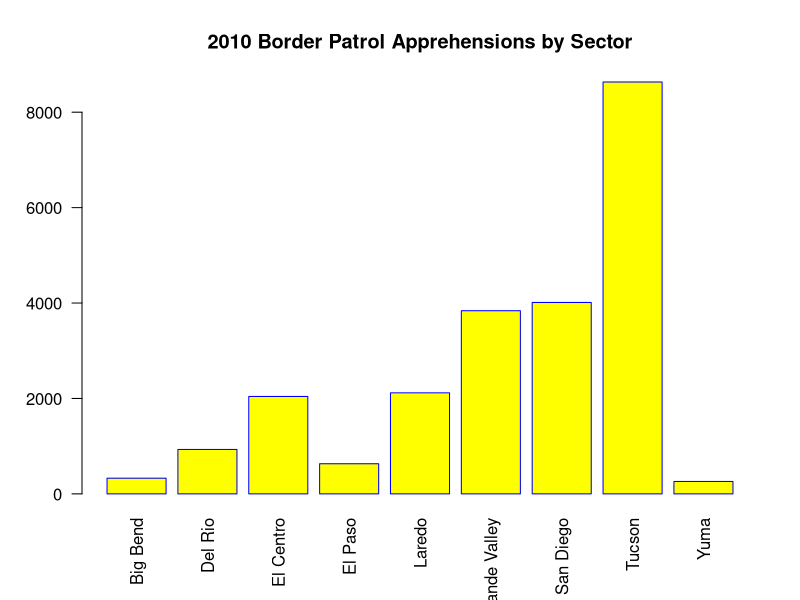
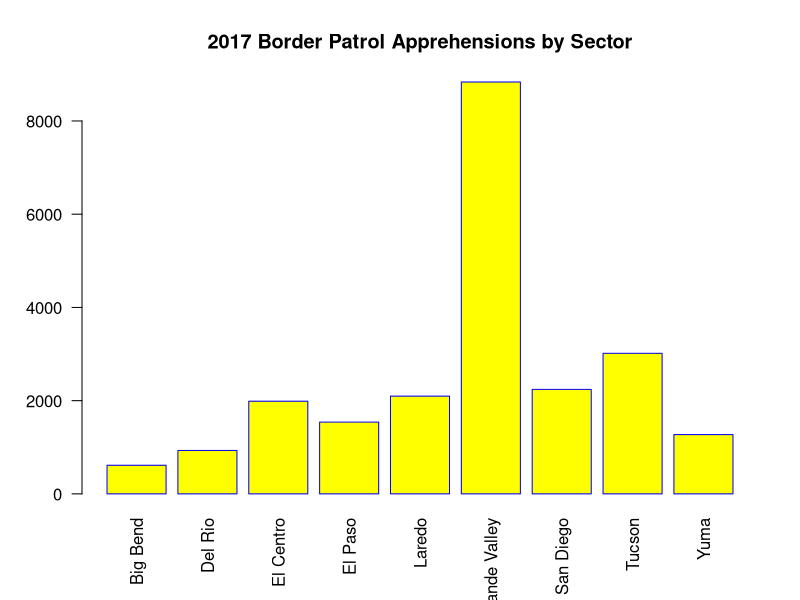
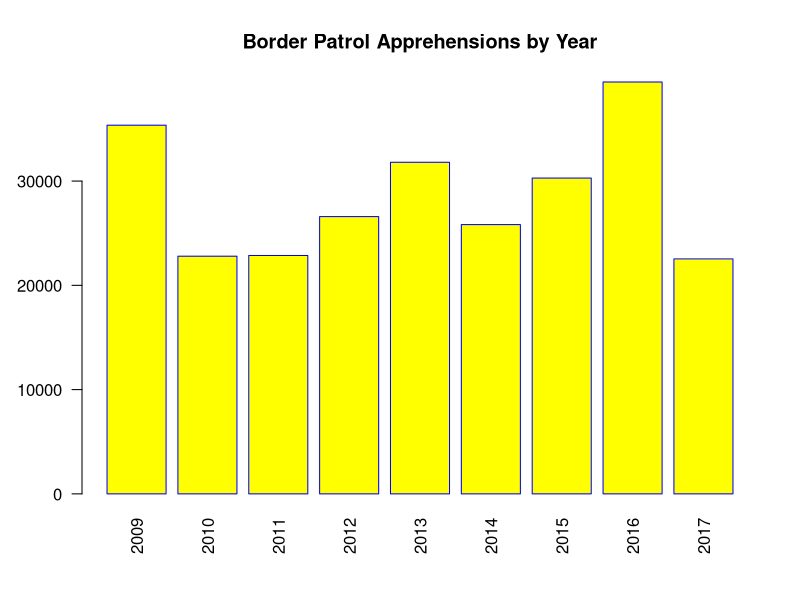
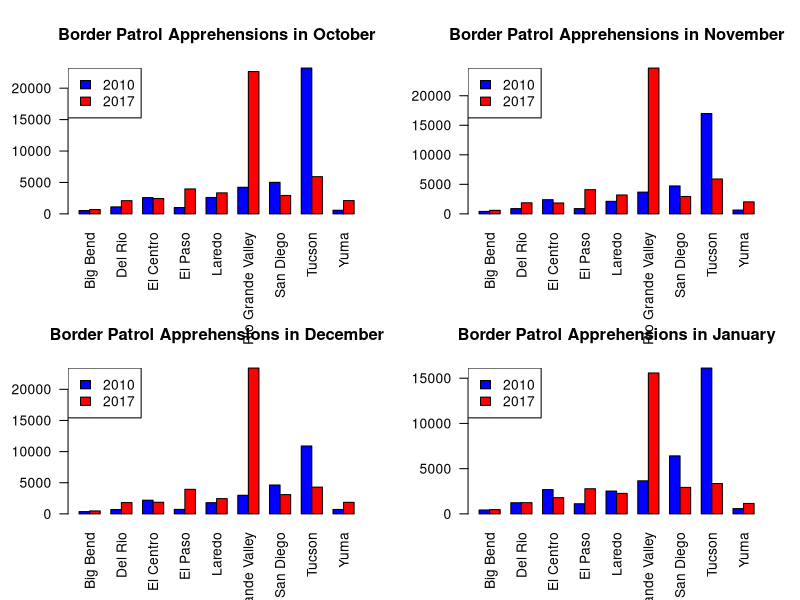
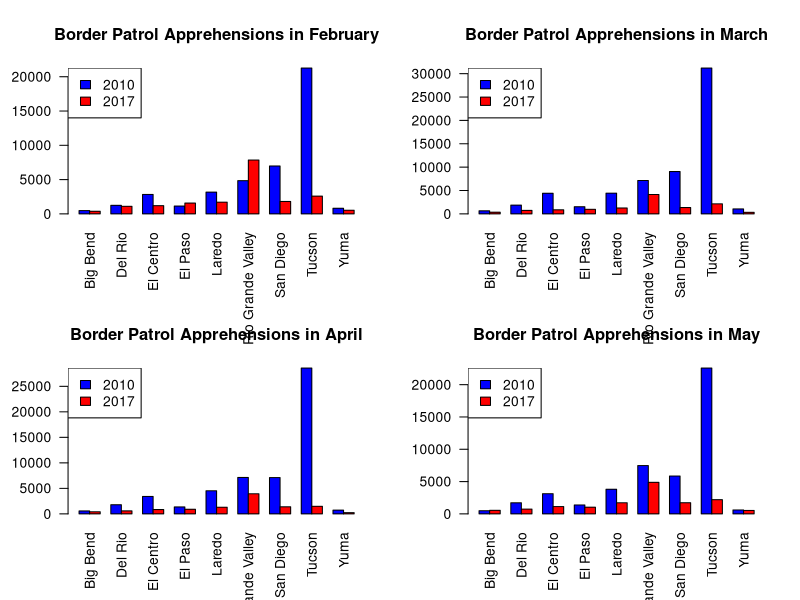
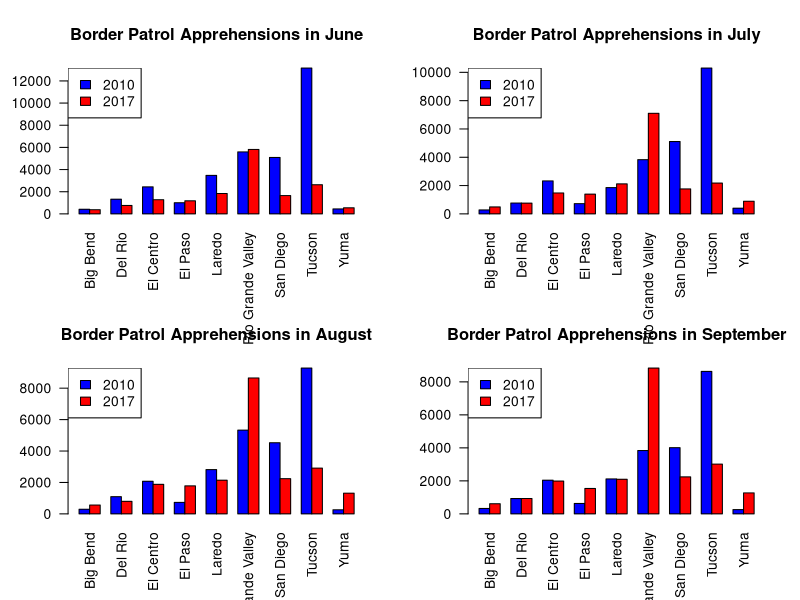
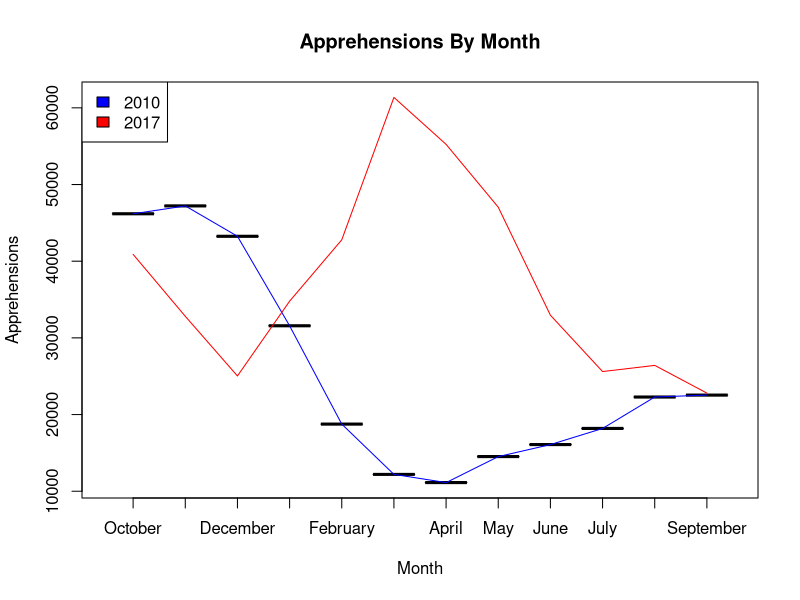

These figures' R source, in order:
## ---- chunk 1
## Reading in Data
BP2010 <- read.csv("BP Apprehensions 2010.csv", header = TRUE, stringsAsFactors = FALSE)
PB2017 <- read.csv("PB Apprehensions 2017.csv", header = TRUE, stringsAsFactors = TRUE)
PBmonthly <- read.csv("monthly_sum.csv", header = TRUE, stringsAsFactors = TRUE)
rownames(PBmonthly) <- PBmonthly[,1]

## Displaying Data By Sector
rownames(BP2010) <- BP2010[,1]
x <- barplot(BP2010[1:9,13], names.arg = rownames(BP2010)[1:9],
        las=2,
        axisnames=TRUE,
        main="2010 Border Patrol Apprehensions by Sector",
        border="blue",
        col="yellow")

rownames(PB2017) <- PB2017[,1]
barplot(PB2017[1:9,13], names.arg = rownames(PB2017)[1:9],
        las=2,
        axisnames=TRUE,
        main="2017 Border Patrol Apprehensions by Sector",
        border="blue",
        col="yellow")

##Display Data By Year
barplot(rev(PBmonthly[1:9,13]), names.arg = rev(rownames(PBmonthly)[1:9]),
        las=2,
        axisnames=TRUE,
        main="Border Patrol Apprehensions by Year",
        border="blue",
        col="yellow")
## ---- chunk 2
## T-test for Tucson in 2010 and Rio Grande Valley in 2017, the sectors with the most apprehensions in those years
t2010 <- t(BP2010)
t2017 <- t(PB2017)
t.test(as.numeric(t2010[2:13, 8]), as.numeric(t2017[2:13, 6]))

## Altering table to see sum of three month periods 
m2010 <- subset(BP2010, select = -c(Sector))
m2010 <- rbind(m2010, colSums(m2010))
m2010 <- cbind(m2010, rowSums(m2010[1:3]))
m2010 <- cbind(m2010, rowSums(m2010[4:6]))
m2010 <- cbind(m2010, rowSums(m2010[7:9]))
m2010 <- cbind(m2010, rowSums(m2010[10:12]))
colnames(m2010) <- c(colnames(m2010)[1:12], "Oct-Dec", "Jan-Mar", "Apr-Jun", "Jul-Aug")

m2017 <- subset(PB2017, select = -c(Sector))
m2017 <- rbind(m2017, colSums(m2017))
m2017 <- cbind(m2017, rowSums(m2017[1:3]))
m2017 <- cbind(m2017, rowSums(m2017[4:6]))
m2017 <- cbind(m2017, rowSums(m2017[7:9]))
m2017 <- cbind(m2017, rowSums(m2017[10:12]))
colnames(m2017) <- c(colnames(m2017)[1:12], "Oct-Dec", "Jan-Mar", "Apr-Jun", "Jul-Aug")
## ---- chunk 3
# T-test for Jan-Mar period for 2010 and Oct-Dec period for 2017
t.test(m2010[1:9, 4:6], m2017[1:9, 1:3])

## Creates a 2 x 9 matrix from the 2010 data and 2017 for specified month
sideBySideMatrix <- function(month){
  matrix(c(BP2010[1:9,month], PB2017[1:9,month]), nrow = 2, byrow = TRUE)
}

## Creates the barplot for a given month
sideBySideBarPlot <- function(month, monthString){
  barplot(sideBySideMatrix(month), names.arg = rownames(BP2010),
          las=2,
          axisnames=TRUE,
          beside=TRUE,
          col=c("blue", "red"),
          main = paste("Border Patrol Apprehensions in", monthString, sep=" "))
  legend("topleft", 
       c("2010", "2017"), 
       fill = c("blue", "red"))
}

## Creates the side by side bar plots for each month
par(mfrow=c(2,2))
sideBySideBarPlot(2, "October")
sideBySideBarPlot(3, "November")
sideBySideBarPlot(4, "December")
sideBySideBarPlot(5, "January")
sideBySideBarPlot(6, "February")
sideBySideBarPlot(7, "March")
sideBySideBarPlot(8, "April")
sideBySideBarPlot(9, "May")
sideBySideBarPlot(10, "June")
sideBySideBarPlot(11, "July")
sideBySideBarPlot(12, "August")
sideBySideBarPlot(13, "September")
par(mfrow=c(1,1))


#overlays the plots of 2 lines 1 blue and 1 red; for use with the apprehensions by month of 2010 and 2017
twolineplot <- function(){
  x <-  factor(2:13, labels = c("October", "November", "December", "January", "February", "March", "April","May","June","July","August","September"))
  t2010 <- as.numeric(PBmonthly[1,2:13])
  t2017 <- as.numeric(PBmonthly[8, 2:13])
  plot(t2010 ~ x, type="p", xlab = "Month", ylab = "Apprehensions", main = "Apprehensions By Month", ylim=c(min(t2010),max(t2017)))
  lines(t2010 ~ x, col="blue")
  lines(t2017 ~ x, col="red")
  legend("topleft", 
         c("2010", "2017"), 
         fill = c("blue", "red"))
}
## ---- chunk 4
twolineplot()
